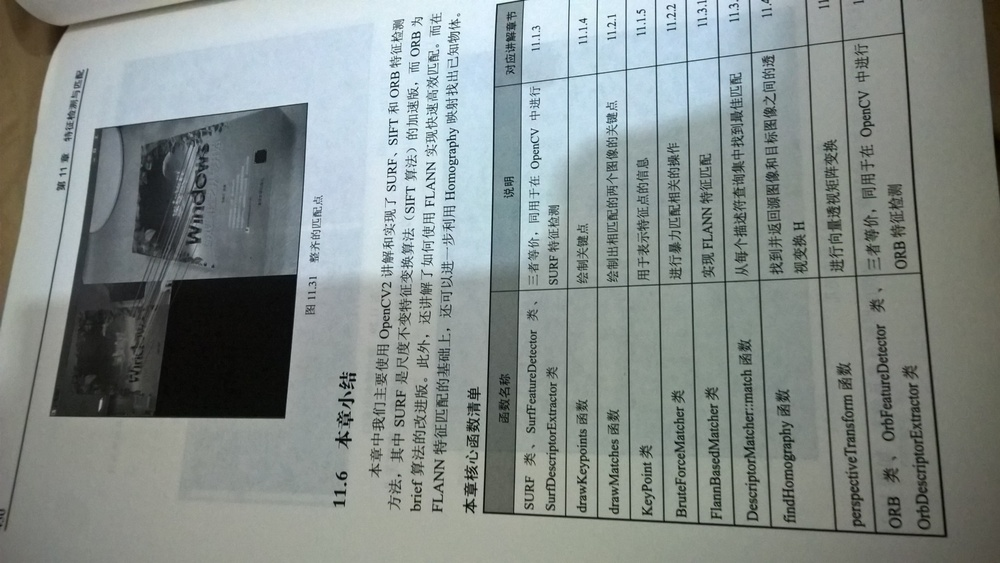
//> input picture ORB_Feature/2.jpg, 1000 x 563 px, shrunk from 1820 x 1024 before the run
$ ./OrbFeatureDetector   (built with g++ and OpenCV 4, older OpenCV classes emulated)
//> lines starting //> are read from the running program, lines starting //| are printed output that depends on the picture

//--------------------------------------【程序说明】-------------------------------------------
//		程序说明：《OpenCV3编程入门》OpenCV2版书本配套示例程序95
//		程序描述：ORB的关键点和描述符的提取，使用FLANN-LSH进行匹配
//		开发测试所用操作系统： Windows 7 64bit
//		开发测试所用IDE版本：Visual Studio 2010
//		开发测试所用OpenCV版本：	2.4.9
//		2014年06月 Created by @浅墨_毛星云
//		2014年11月 Revised by @浅墨_毛星云
//------------------------------------------------------------------------------------------------


//---------------------------------【头文件、命名空间包含部分】----------------------------
//		描述：包含程序所使用的头文件和命名空间
//------------------------------------------------------------------------------------------------
#include <opencv2/opencv.hpp>
#include <opencv2/highgui/highgui.hpp>
#include <opencv2/nonfree/features2d.hpp>
#include <opencv2/features2d/features2d.hpp>
#include <stdio.h>
using namespace cv;
using namespace std;


//-----------------------------------【ShowHelpText( )函数】----------------------------------
//          描述：输出一些帮助信息
//----------------------------------------------------------------------------------------------
static void ShowHelpText()
{
	printf("\n\n\t\t\tThis is an ORB feature descriptor test program\n");
	printf("\n\n\t\t\t   The Opencv Version is" CV_VERSION );
	printf("\n\n  ----------------------------------------------------------------------------\n");
	printf( "\n\n\tHelp: \n\n"
		"\t\tPress 'ESC' to quit\n" );
}


//--------------------------------------【main( )函数】-----------------------------------------
//          描述：控制台应用程序的入口函数，我们的程序从这里开始执行
//-----------------------------------------------------------------------------------------------
int main(	)
{
	//【0】改变console字体颜色
	system("color 2F");

	//【0】显示帮助文字
	ShowHelpText();

	//【0】载入源图，显示并转化为灰度图
	Mat srcImage = imread("../2.jpg");
//> srcImage is the input picture: 563 rows x 1000 cols, CV_8UC3; mean B, G, R 138.5, 140.9, 132.4
	imshow("Original image",srcImage);
	Mat grayImage;
	cvtColor(srcImage, grayImage, CV_BGR2GRAY);
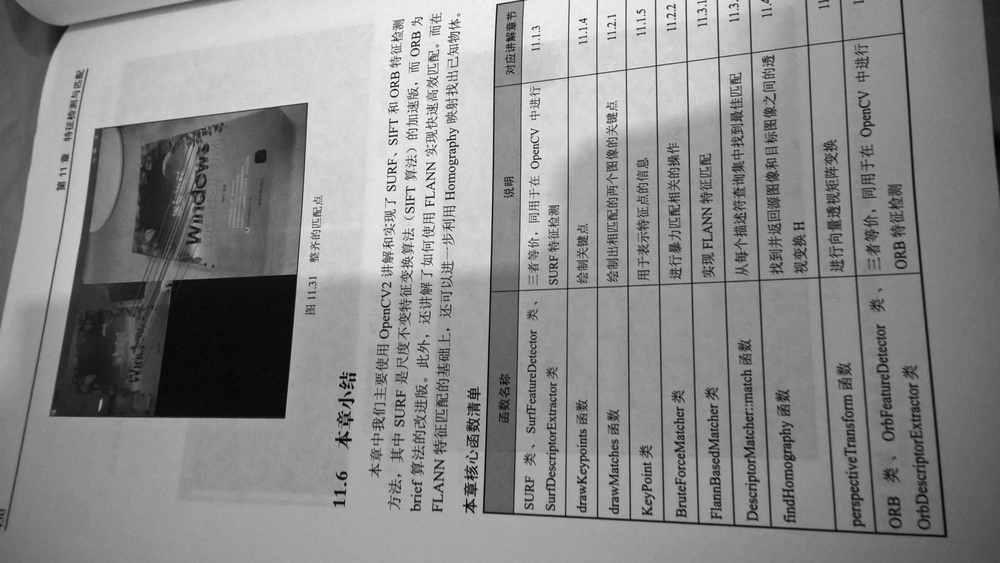
//> grayImage: 563 rows x 1000 cols, CV_8UC1; min 1, max 251, mean 138.1

	//------------------检测SIFT特征点并在图像中提取物体的描述符----------------------

	//【1】参数定义
	OrbFeatureDetector featureDetector;
	vector<KeyPoint> keyPoints;
	Mat descriptors;

	//【2】调用detect函数检测出特征关键点，保存在vector容器中
	featureDetector.detect(grayImage, keyPoints);
//> keyPoints = 500 keypoints; strongest (x, y, size): (392, 186, 31), (390, 168, 31), (392, 82, 31), (388, 172, 31)

	//【3】计算描述符（特征向量）
	OrbDescriptorExtractor featureExtractor;
	featureExtractor.compute(grayImage, keyPoints, descriptors);

	//【4】基于FLANN的描述符对象匹配
	flann::Index flannIndex(descriptors, flann::LshIndexParams(12, 20, 2), cvflann::FLANN_DIST_HAMMING);

	//【5】初始化视频采集对象
	VideoCapture cap(0);

	unsigned int frameCount = 0;//帧数

	//【6】轮询，直到按下ESC键退出循环
	while(1)
	{
		double time0 = static_cast<double>(getTickCount( ));//记录起始时间
		Mat  captureImage, captureImage_gray;//定义两个Mat变量，用于视频采集
		cap >>  captureImage;//采集视频帧
		if( captureImage.empty())//采集为空的处理
			continue;

		//转化图像到灰度
		cvtColor( captureImage, captureImage_gray, CV_BGR2GRAY);//采集的视频帧转化为灰度图

		//【7】检测SIFT关键点并提取测试图像中的描述符
		vector<KeyPoint> captureKeyPoints;
		Mat captureDescription;

		//【8】调用detect函数检测出特征关键点，保存在vector容器中
		featureDetector.detect(captureImage_gray, captureKeyPoints);
//> captureKeyPoints has the same summary as keyPoints

		//【9】计算描述符
		featureExtractor.compute(captureImage_gray, captureKeyPoints, captureDescription);

		//【10】匹配和测试描述符，获取两个最邻近的描述符
		Mat matchIndex(captureDescription.rows, 2, CV_32SC1), matchDistance(captureDescription.rows, 2, CV_32FC1);
		flannIndex.knnSearch(captureDescription, matchIndex, matchDistance, 2, flann::SearchParams());//调用K邻近算法
//> matchIndex = 500 pairs, first value 0 to 499, second value -1 to 499; matchDistance = 500 pairs, first value 0 to 0, second value 6 to 2147483647

		//【11】根据劳氏算法（Lowe's algorithm）选出优秀的匹配
		vector<DMatch> goodMatches;
		for(int i = 0; i < matchDistance.rows; i++)
		{
			if(matchDistance.at<float>(i, 0) < 0.6 * matchDistance.at<float>(i, 1))
			{
				DMatch dmatches(i, matchIndex.at<int>(i, 0), matchDistance.at<float>(i, 0));
				goodMatches.push_back(dmatches);
			}
		}
//> after the loop, goodMatches = 499 matches

		//【12】绘制并显示匹配窗口
		Mat resultImage;
		drawMatches( captureImage, captureKeyPoints, srcImage, keyPoints, goodMatches, resultImage);
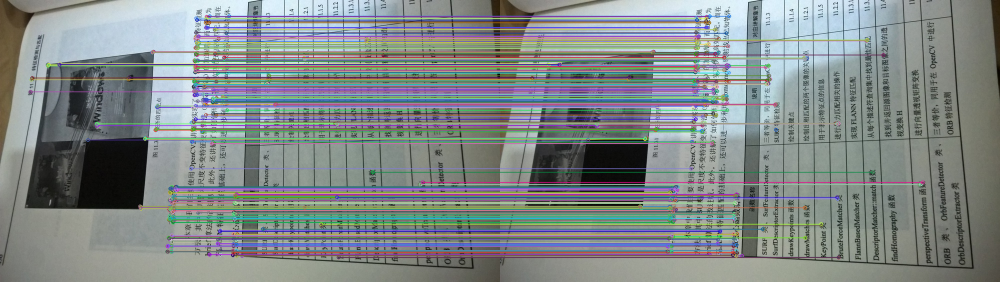
//> resultImage: 563 rows x 2000 cols, CV_8UC3 (shown at 1/2 size); mean B, G, R 136, 136.6, 129.4
		imshow("匹配窗口", resultImage);

		//【13】显示帧率
		cout << ">FPS= " << getTickFrequency() / (getTickCount() - time0) << endl;

		//按下ESC键，则程序退出
		if(char(waitKey(1)) == 27) break;
//> the Esc key is pressed
	}

	return 0;
}
